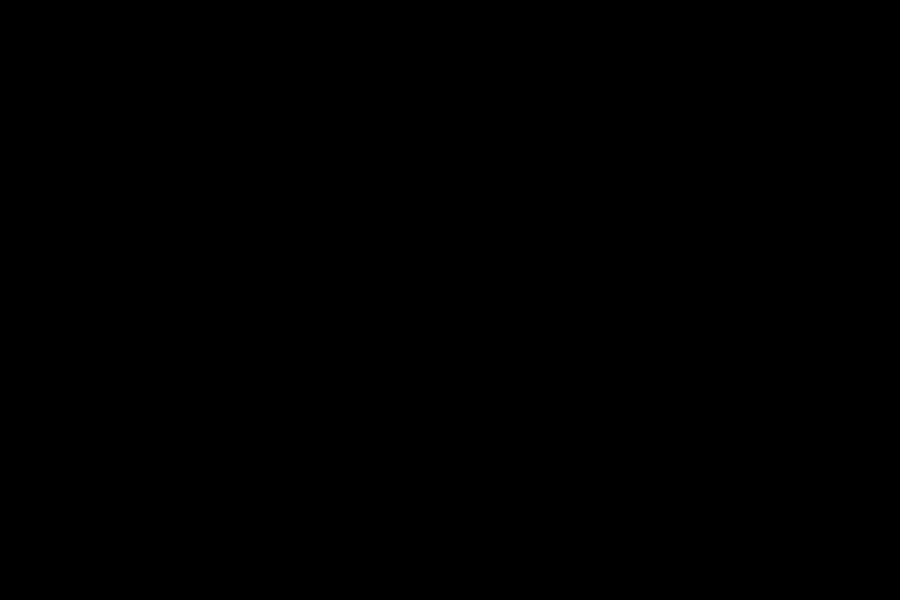
Frame 1 (no input)
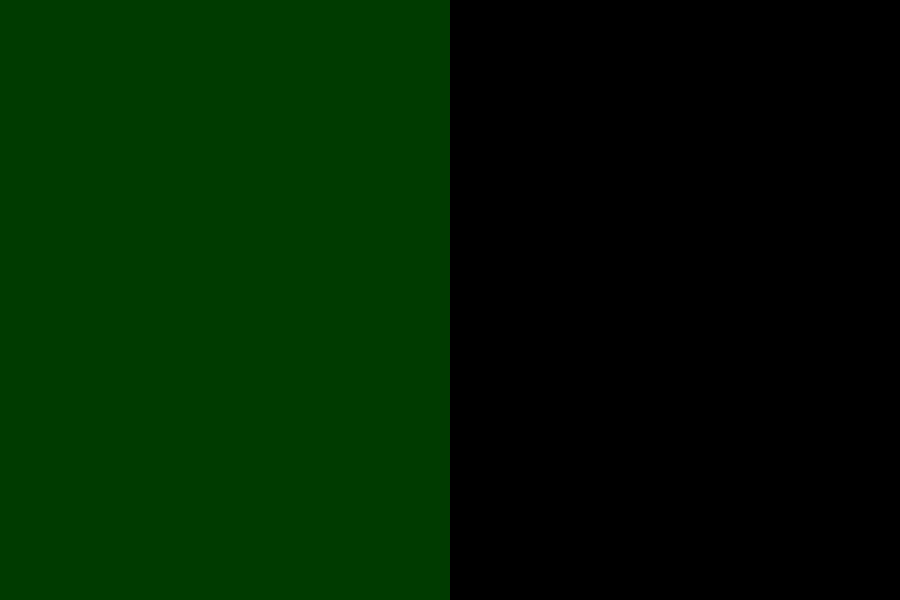
Frame 60 (the mouse pressed at the canvas centre just before this capture)
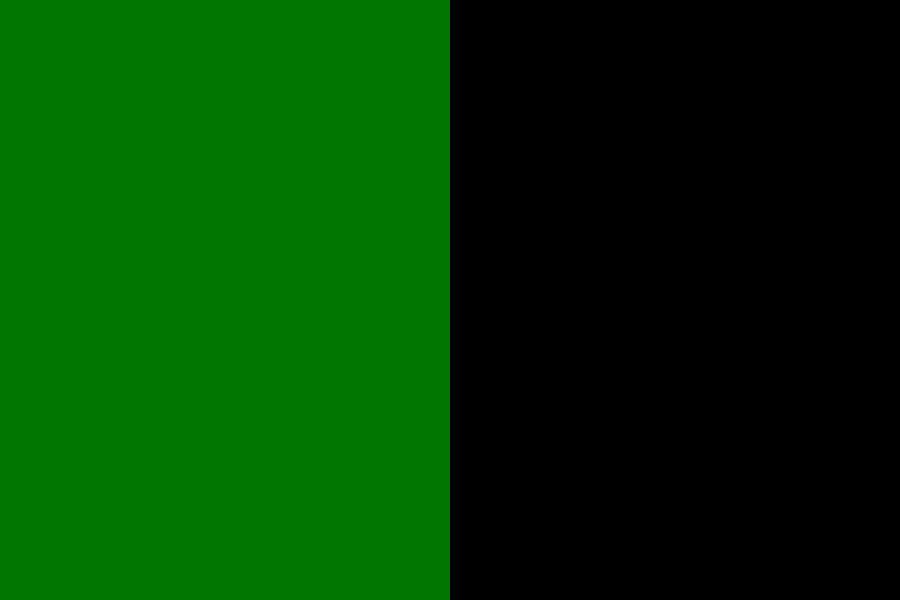
Frame 120 (the mouse held since frame 60 and released just before this capture)

The Processing sketch that drew these frames (run headless with seeded random() and noise(); from frame 60 on, the mouse is pressed at the canvas centre):

// Processing sketch: week1_6
// ── week1_6.pde
float r;
float g;

void setup() {
  size(900, 600);
  background(0);
  r = 0;
  g = 0;
}

void draw() {
  noStroke();
  fill(0, g, 0);
  rect(0, 0, width/2, height);
  fill(r, 0, 0);
  rect(width/2, 0, width/2, height);
  
  //evaluate the position of the mouse in X
  if(mouseX <= width/2){
    g++;
    print("G: ");
    println(g);
    //if green value is greater than 255, make it black again
    if(g>255){
      g = 0;
    }
  }else{
    r++;
    print("R: ");
    println(r);
    //if red value is greater than 255, make it black again
    if(r>255){
      r = 0;
    }
  } 
}
